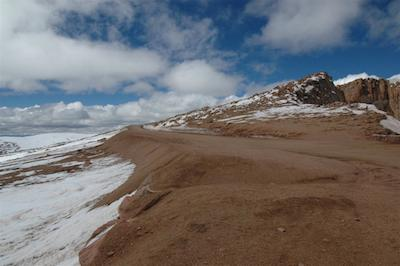
#> input picture classical_project/image_stitching/r1.jpg, 400 x 266 px
$ python image_stitching.py
#> lines starting #> are read from the running program, lines starting #| are printed output that depends on the picture
#coding: utf-8
import numpy as np
import cv2

# 1. 采用sift特征检测算法检测两幅图像的关键特征点；
# 2. 建立FLANN匹配器，采用目前最快的特征匹配（最近邻搜索）算法FlannBasedMatcher匹配关键点
# 3.从所匹配的全部关键点中筛选出优秀的特征点（基于距离筛选）
# 4. 根据查询图像和模板图像的特征描述子索引得出仿射变换矩阵
# 5. 获取左边图像到右边图像的投影映射关系
# 6. 透视变换将左图像放在相应的位置
# 7. 将有图像拷贝到特定位置完成拼接

hessian = 400
leftgray = cv2.imread('r1.jpg')
#> leftgray is the input picture: shape (266, 400, 3); mean B, G, R 112.2, 110.9, 113.1
rightgray = cv2.imread('r2.jpg')
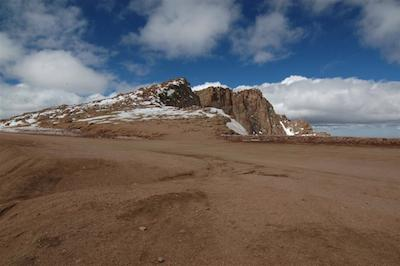
#> input picture classical_project/image_stitching/r2.jpg, 400 x 266 px
#> rightgray is the input picture: shape (266, 400, 3); mean B, G, R 98.2, 98.8, 105.3


detector = sift = cv2.xfeatures2d.SIFT_create(hessian)  # 将Hessian Threshold设置为400,阈值越大能检测的特征就越少
kp1, des1 = detector.detectAndCompute(leftgray, None)  # 查找关键点和描述符
#> kp1 = 378 keypoints; strongest (x, y, size): (336, 83, 3.6), (364, 76, 4.3), (313, 78, 2.8), (350, 79, 5.5)
kp2, des2 = detector.detectAndCompute(rightgray, None)
#> kp2 = 263 keypoints; strongest (x, y, size): (174, 83, 2.5), (194, 89, 3.4), (289, 132, 5.2), (217, 84, 4)

FLANN_INDEX_KDTREE = 0  # 建立FLANN匹配器的参数
indexParams = dict(algorithm=FLANN_INDEX_KDTREE, trees=5)  # 配置索引，密度树的数量为5
searchParams = dict(checks=50)  # 指定递归次数
# FlannBasedMatcher：是目前最快的特征匹配算法（最近邻搜索）
flann = cv2.FlannBasedMatcher(indexParams, searchParams)  # 建立匹配器
matches = flann.knnMatch(des1, des2, k=2)  # 得出匹配的关键点
#> matches = 378 matches

good=[]
#提取优秀的特征点
for m,n in matches:
    if m.distance < 0.7*n.distance: #如果第一个邻近距离比第二个邻近距离的0.7倍小，则保留
        good.append(m)
#> after the loop, good = 75 matches
src_pts = np.array([ kp1[m.queryIdx].pt for m in good])    #查询图像的特征描述子索引
#> src_pts = 75 pairs, first value 40.63 to 394.2, second value 23.37 to 229.3
dst_pts = np.array([ kp2[m.trainIdx].pt for m in good])    #训练(模板)图像的特征描述子索引
#> dst_pts = 75 pairs, first value 19.66 to 236, second value 21.51 to 228.1
H=cv2.findHomography(src_pts,dst_pts,cv2.RANSAC,5.0)         #生成变换矩阵，使用RANSAC方法去除误匹配


h,w=leftgray.shape[:2]
#> h = 266; w = 400
h1,w1=rightgray.shape[:2]
#> h1 = 266; w1 = 400
shft=np.array([[1.0,0,w],[0,1.0,0],[0,0,1.0]])
#> shft = [[1, 0, 400], [0, 1, 0], [0, 0, 1]]
M=np.dot(shft,H[0])            #获取左边图像到右边图像的投影映射关系
#> M = [[3.13, -0.318, 91.77], [0.361, 1.61, -87.89], [0.00275, -0.000499, 1]]
dst_corners=cv2.warpPerspective(leftgray,M,(w*2,h))#透视变换，新图像可容纳完整的两幅图
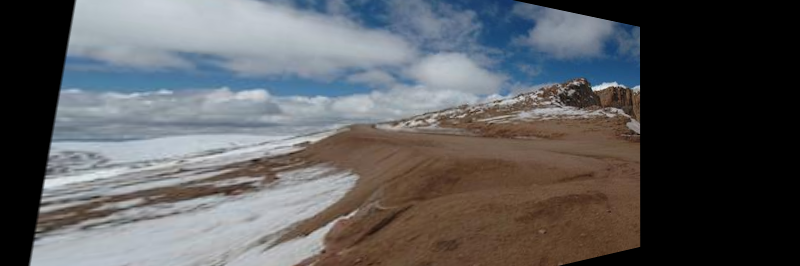
#> dst_corners: shape (266, 800, 3); mean B, G, R 93.5, 91.3, 90.9
cv2.imshow('img_after_stitch',dst_corners)   #显示，第一幅图已在标准位置
dst_corners[0:h,w:w*2]=rightgray[0:h,0:w]  #将第二幅图放在右侧
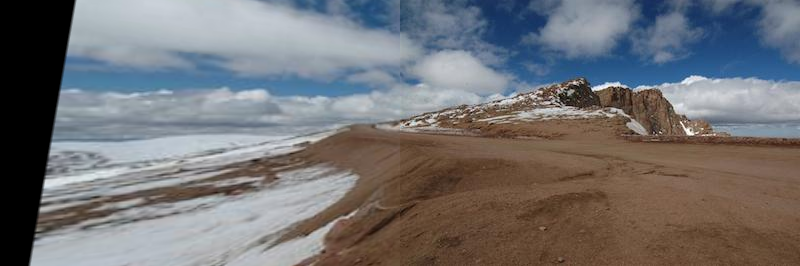
#> dst_corners: shape (266, 800, 3); mean B, G, R 116.4, 114, 114.7
# cv2.imwrite('img_after_stitch.jpg', dst_corners)

cv2.imshow('leftgray',leftgray)
cv2.imshow('rightgray',rightgray)
cv2.waitKey()
cv2.destroyAllWindows()
